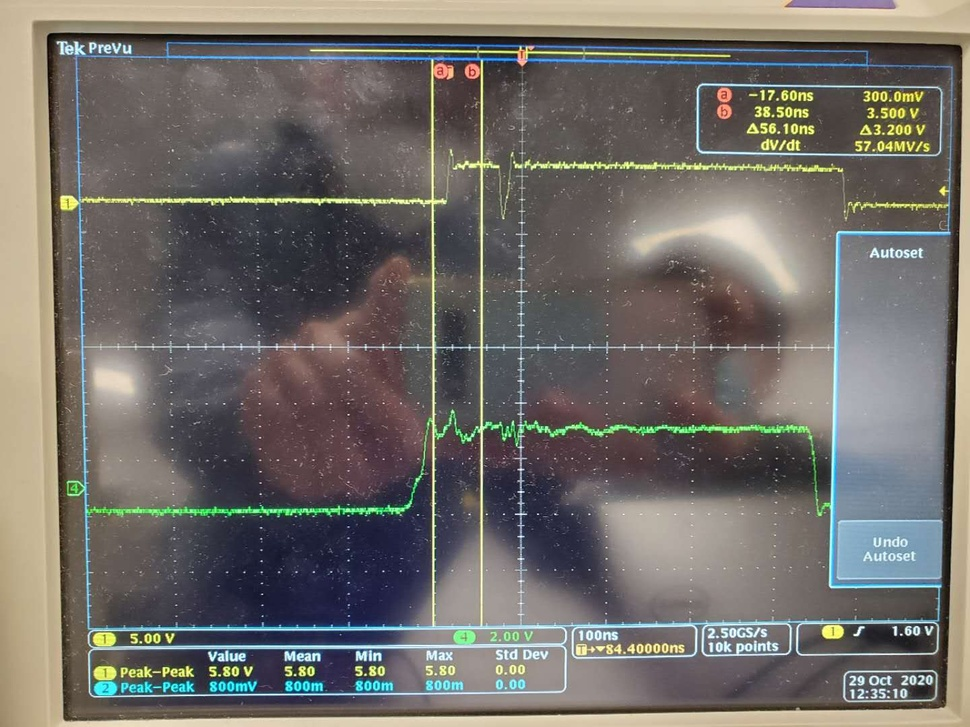
#> input picture hw08/Input-read.jpg, 970 x 727 px, shrunk from 1440 x 1080 before the run, given in place of the camera
$ python camTest.py
#> lines starting #> are read from the running program, lines starting #| are printed output that depends on the picture; after the words box and inside, x2 and y2 are one past the last pixel; in counts of white or black regions, pixels touching at a corner belong together
# cspace.py
import cv2
import numpy as np

cap = cv2.VideoCapture(0)

while(1):

    # Take each frame
    aaa, frame = cap.read()
#> frame is the input picture: shape (727, 970, 3); mean B, G, R 104.9, 109.5, 112.9

    # Convert BGR to HSV
    hsv = cv2.cvtColor(frame, cv2.COLOR_BGR2HSV)
#> hsv: shape (727, 970, 3); mean H, S, V 62, 49.5, 120.9

    # define range of blue color in HSV
    lower_blue = np.array([0,50,50])
    upper_blue = np.array([50,255,255])

    # Threshold the HSV image to get only blue colors
    mask = cv2.inRange(hsv, lower_blue, upper_blue)
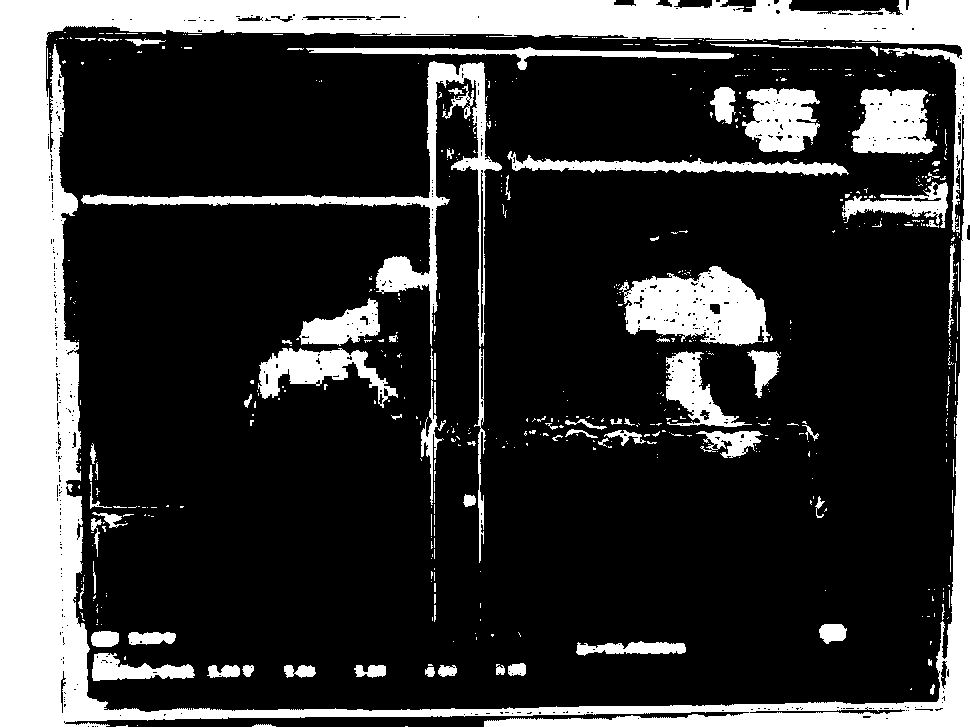
#> mask: shape (727, 970); 22.7% white; 597 white regions (507 under 20 px), largest, box (x1, y1, x2, y2) and area: (0, 0, 970, 727) 104850, (81, 61, 502, 347) 8781, (619, 266, 770, 346) 7776

    # Bitwise-AND mask and original image
    res = cv2.bitwise_and(frame,frame, mask= mask)
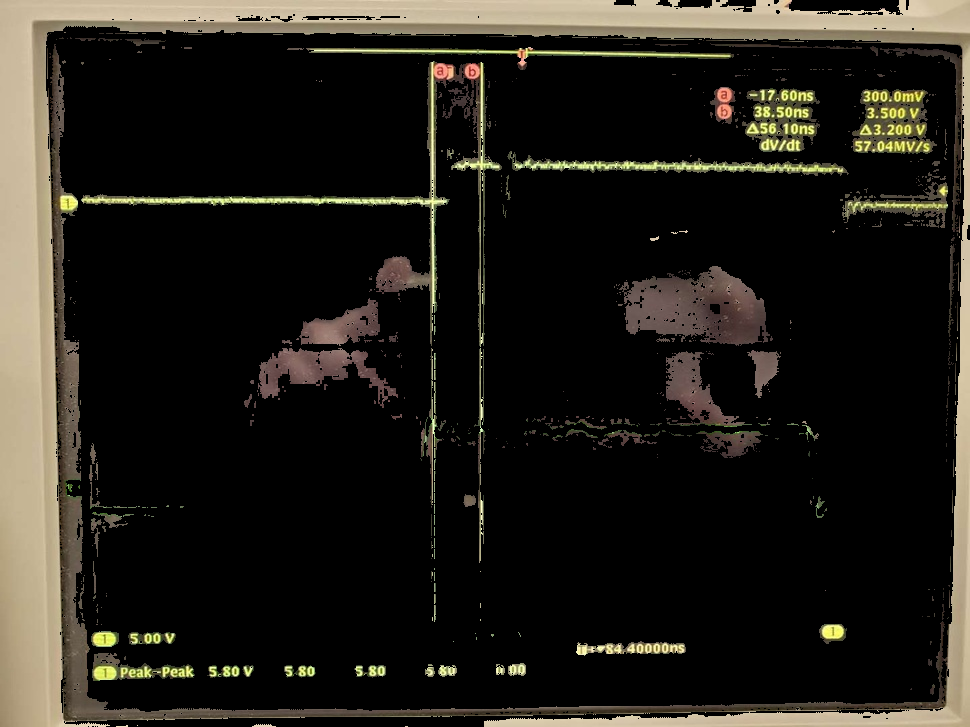
#> res: shape (727, 970, 3); mean B, G, R 26, 32.4, 35.3

    cv2.imshow('frame',frame)
    cv2.imshow('mask',mask)
    cv2.imshow('res',res)

    k = cv2.waitKey(5) & 0xFF
#> (key Esc is pressed here)
    if k == 27:
        break

cv2.destroyAllWindows()

$ run again, on hw08/PWM-generator.jpg
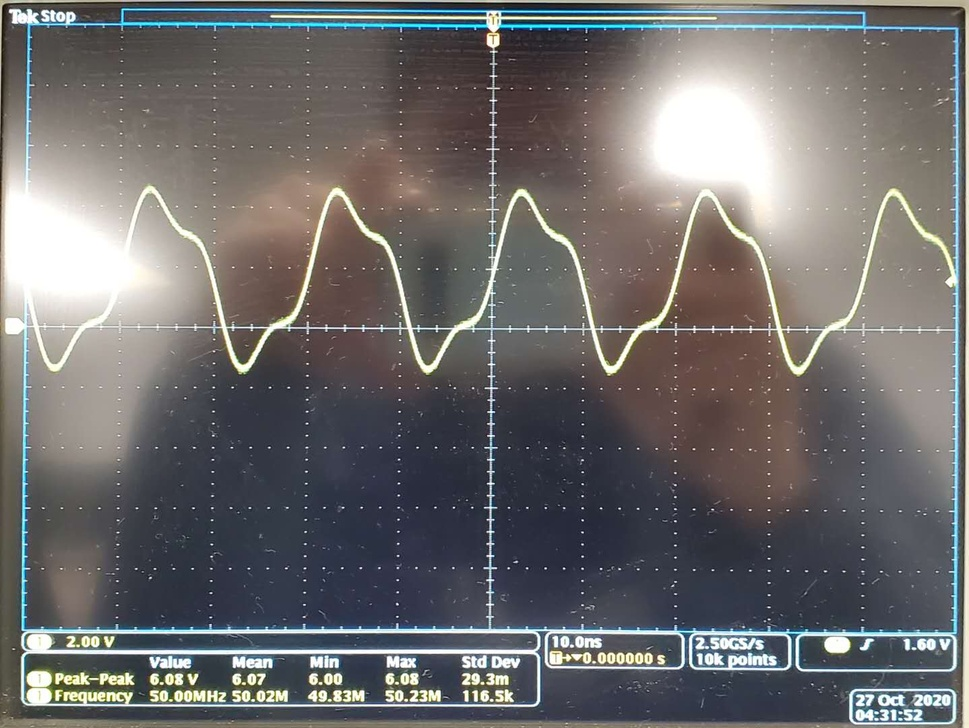
#> input picture hw08/PWM-generator.jpg, 969 x 728 px, shrunk from 1438 x 1080 before the run, given in place of the camera
#> frame is the input picture: shape (728, 969, 3); mean B, G, R 108.7, 108.4, 109.9
#> hsv: shape (728, 969, 3); mean H, S, V 58.4, 45, 118.7
#> `mask = cv2.inRange(hsv, lower_blue, upper_blue)`:
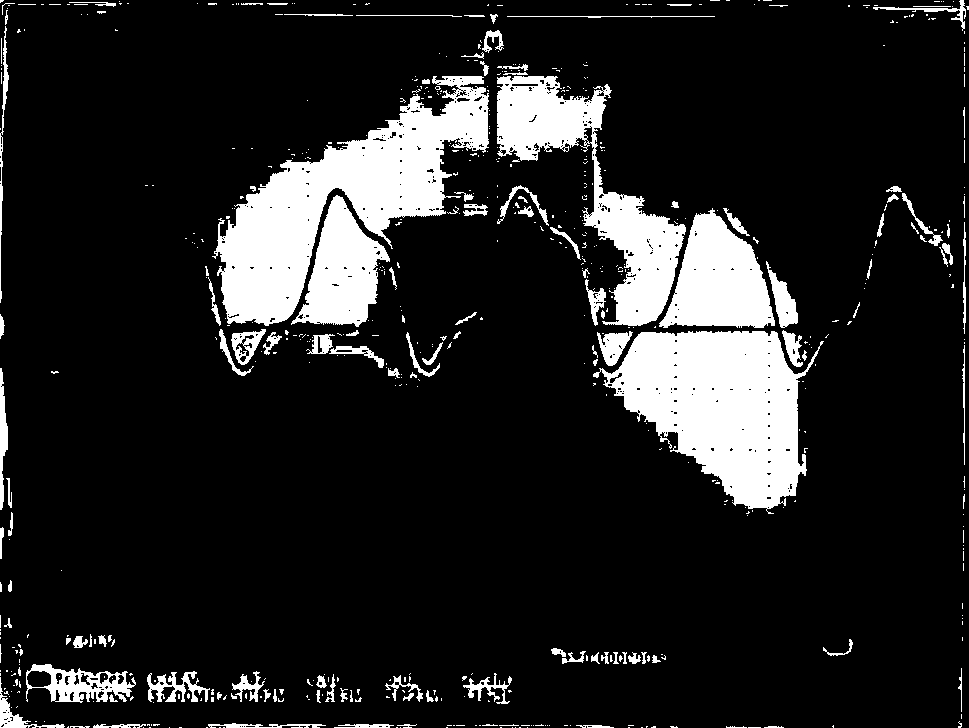
#> mask: shape (728, 969); 13.8% white; 625 white regions (493 under 20 px), largest, box (x1, y1, x2, y2) and area: (212, 76, 489, 326) 25493, (593, 331, 824, 514) 23382, (497, 76, 686, 326) 14071
#> `res = cv2.bitwise_and(frame,frame, mask= mask)`:
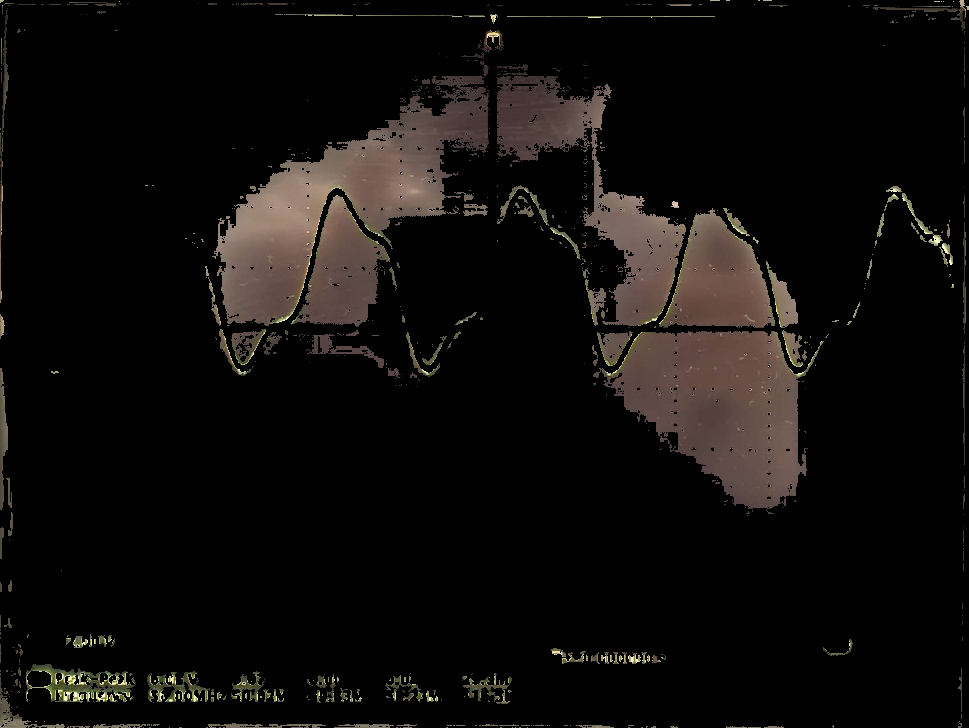
#> res: shape (728, 969, 3); mean B, G, R 11.2, 12.8, 15.3

$ run again, on hw08/SAWTOOTH.jpg
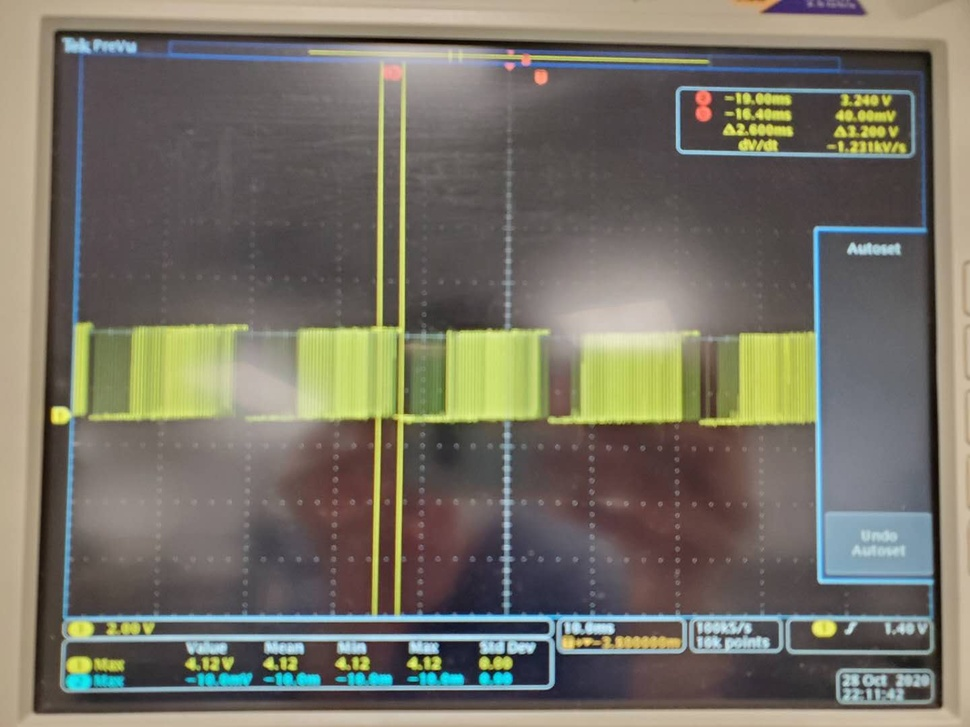
#> input picture hw08/SAWTOOTH.jpg, 970 x 727 px, shrunk from 1440 x 1080 before the run, given in place of the camera
#> frame is the input picture: shape (727, 970, 3); mean B, G, R 102.1, 113.9, 117.8
#> hsv: shape (727, 970, 3); mean H, S, V 55.3, 53.3, 124.7
#> `mask = cv2.inRange(hsv, lower_blue, upper_blue)`:
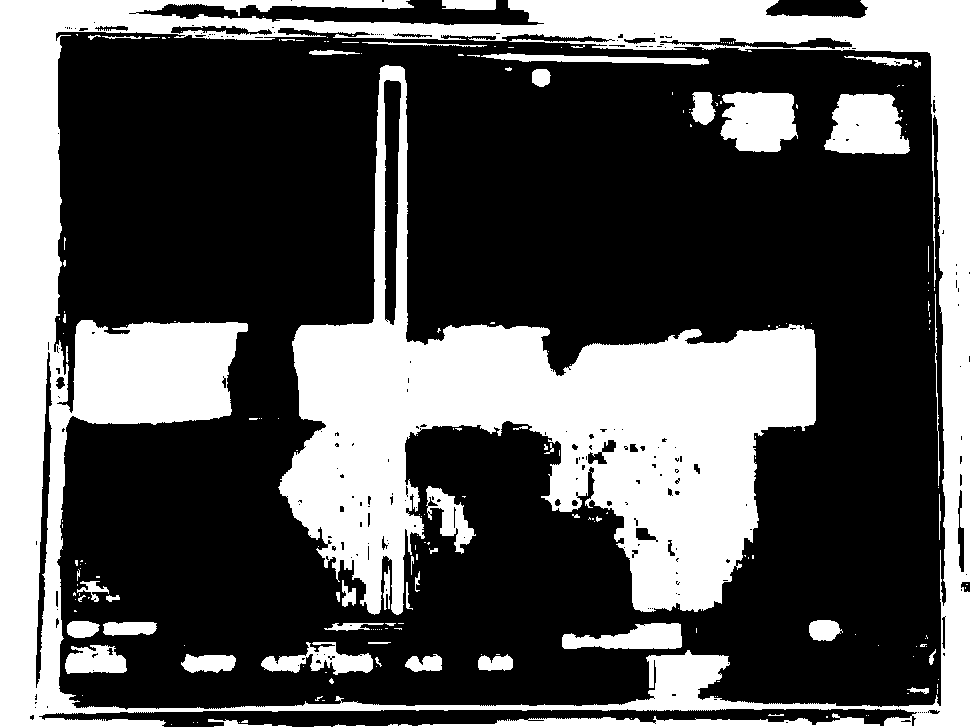
#> mask: shape (727, 970); 33.9% white; 215 white regions (161 under 20 px), largest, box (x1, y1, x2, y2) and area: (0, 0, 970, 727) 119368, (278, 65, 816, 615) 95753, (824, 94, 910, 154) 3959
#> `res = cv2.bitwise_and(frame,frame, mask= mask)`:
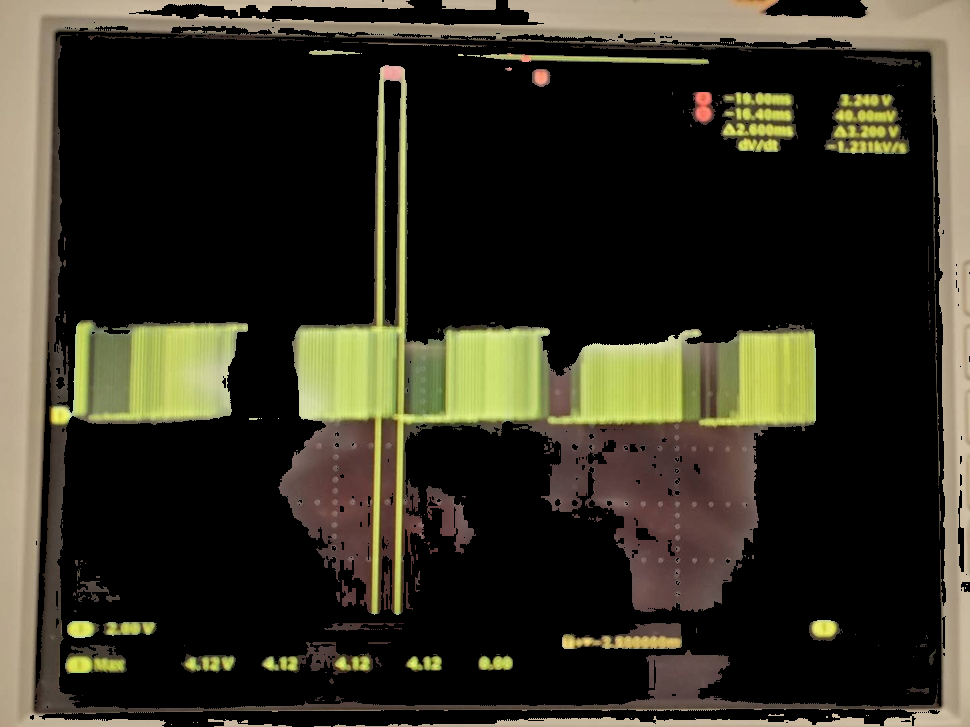
#> res: shape (727, 970, 3); mean B, G, R 34.3, 47.5, 50.7

$ run again, on hw08/SINE.jpg
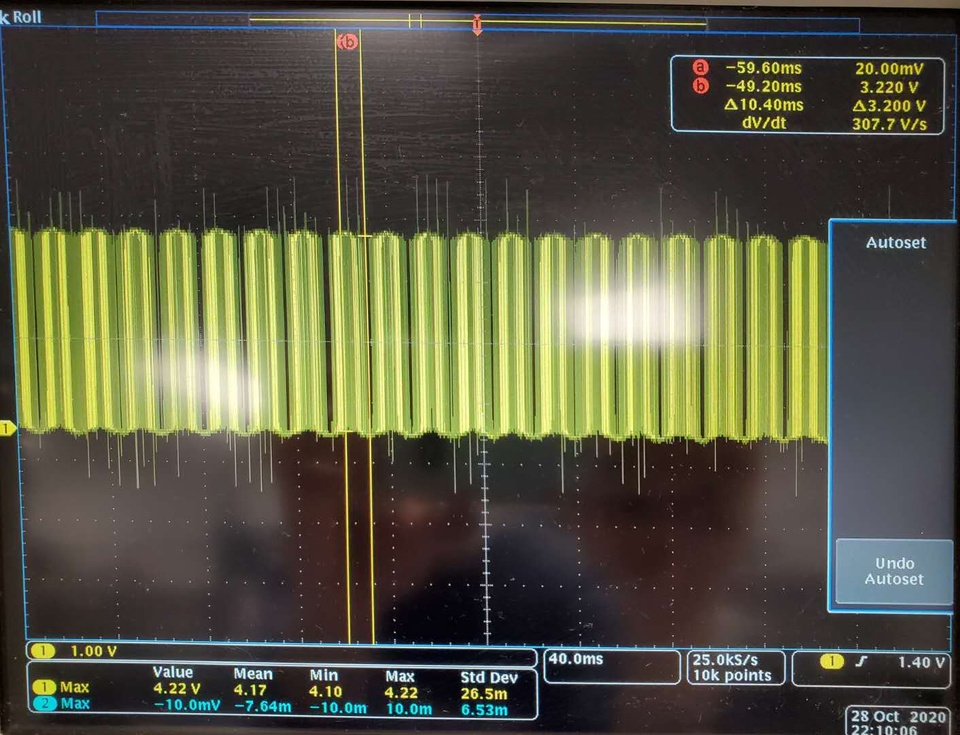
#> input picture hw08/SINE.jpg, 960 x 735 px, shrunk from 1412 x 1080 before the run, given in place of the camera
#> frame is the input picture: shape (735, 960, 3); mean B, G, R 66.1, 86.1, 86.5
#> hsv: shape (735, 960, 3); mean H, S, V 48.1, 77.9, 93.5
#> `mask = cv2.inRange(hsv, lower_blue, upper_blue)`:
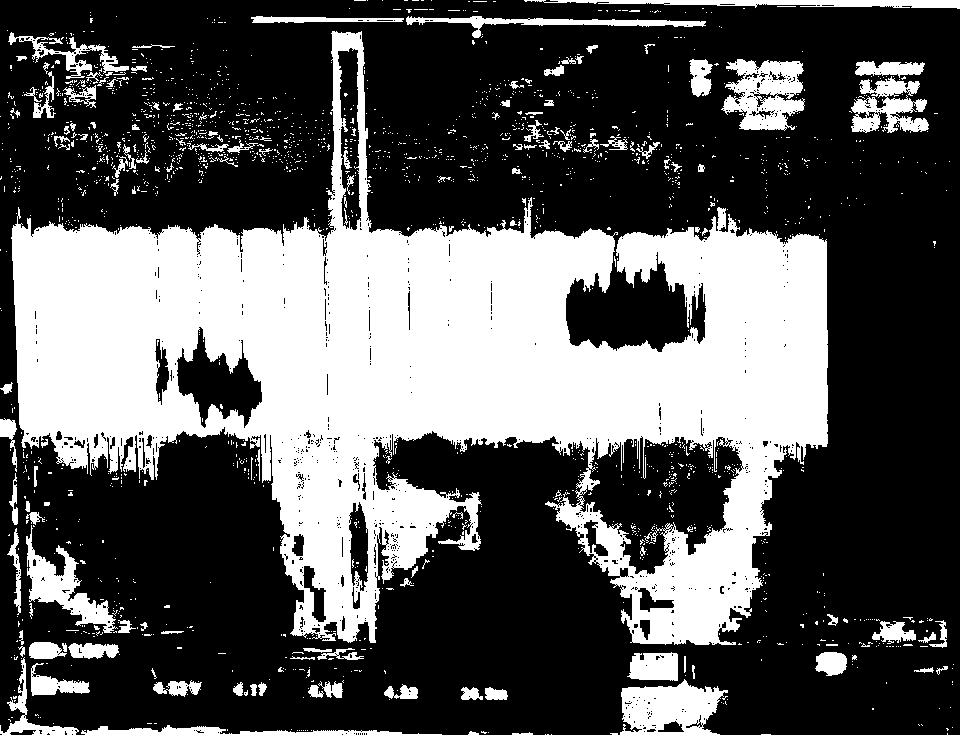
#> mask: shape (735, 960); 34.6% white; 1981 white regions (1844 under 20 px), largest, box (x1, y1, x2, y2) and area: (11, 31, 828, 645) 202365, (620, 679, 728, 735) 4065, (721, 59, 805, 131) 3782
#> `res = cv2.bitwise_and(frame,frame, mask= mask)`:
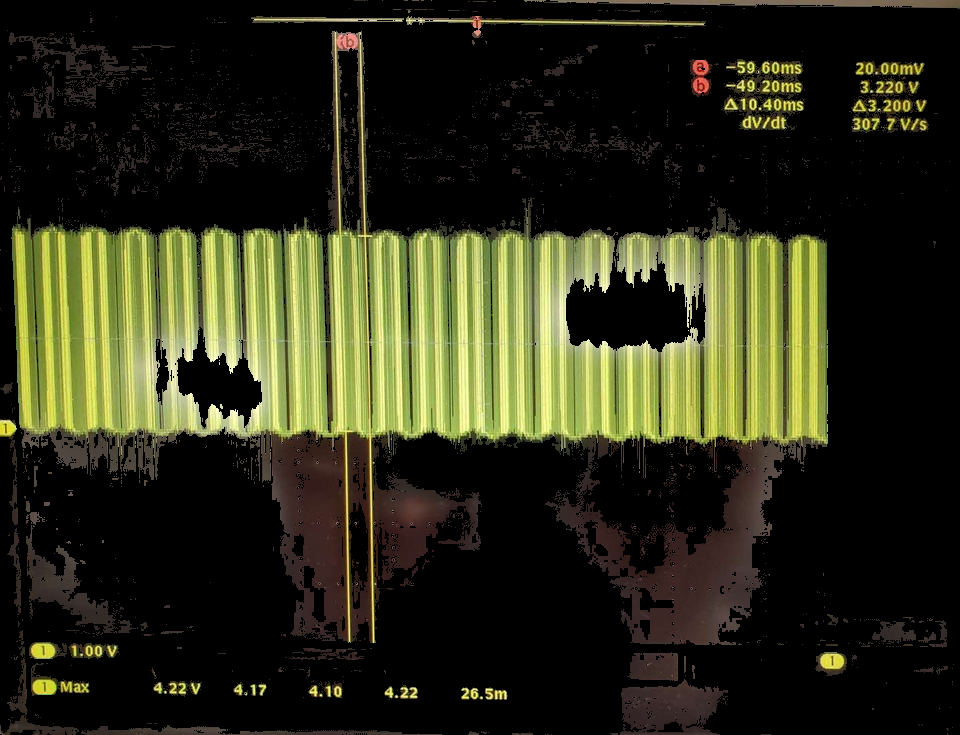
#> res: shape (735, 960, 3); mean B, G, R 25.3, 46.1, 45.5
